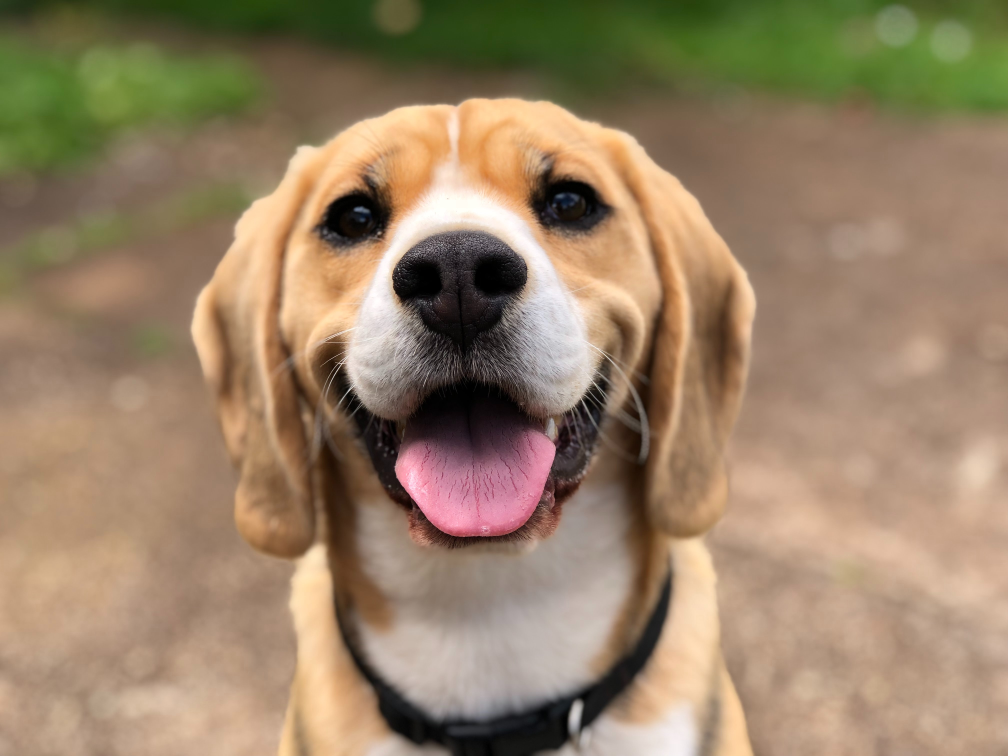
#> input picture sim_data/images/dog.jpeg, 4032 x 3024 px (shown at 1/4 size)
$ jupyter execute introCV.ipynb
#> lines starting #> are read from the running program, lines starting #| are printed output that depends on the picture
[cell 1]
import cv2
import numpy as np
import matplotlib.pyplot as plt

# 載入影像

影像也是資料的一種。

`cv2.imread`就可以將影像資料轉換成我們熟悉的資料型別 - Numpy array

[cell 2]
# 載入影像
image = cv2.imread("sim_data/images/dog.jpeg")
#> image is the input picture: shape (3024, 4032, 3); mean B, G, R 103, 130, 152.1

# 顯示影像
plt.imshow(image, cmap="gray"), plt.axis("off")
plt.show()

[cell 3]
# 載入影像成灰階影像
image = cv2.imread("sim_data/images/dog.jpeg", cv2.IMREAD_GRAYSCALE)
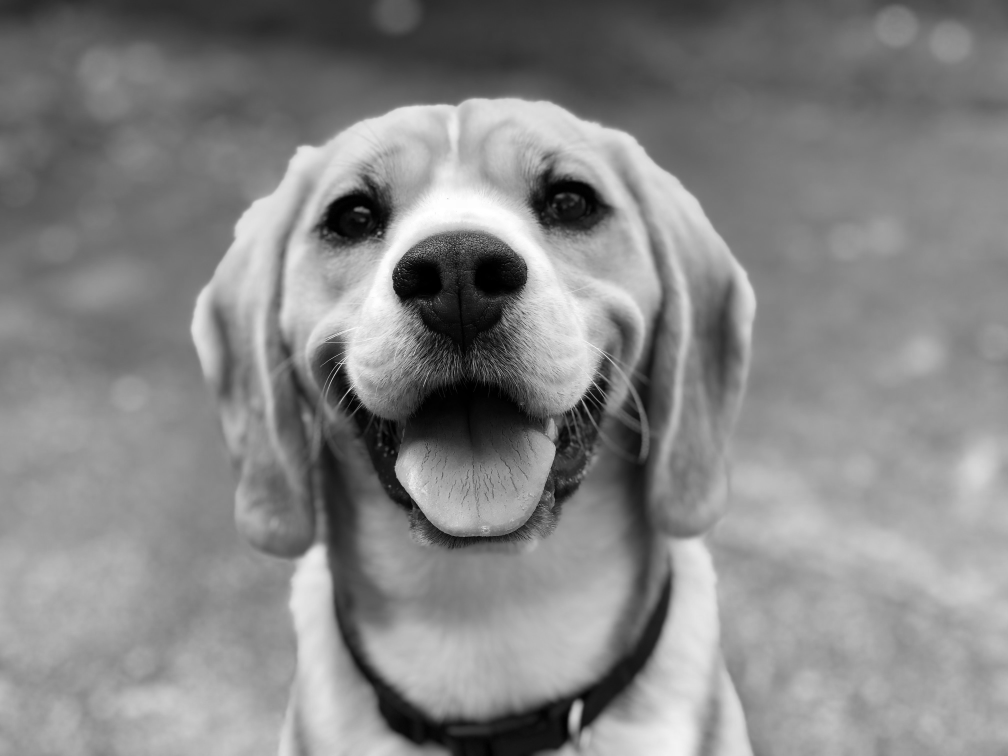
#> image: shape (3024, 4032) (shown at 1/4 size); min 0, max 255, mean 133.6

# 顯示影像
plt.imshow(image, cmap="gray"), plt.axis("off")
plt.show()

[cell 4]
type(image)

影像矩陣中的每一元素都分別對應到影像上的每一個像素（pixels）

[cell 5]
# 影像矩陣
image

此影像的解析度是 3600 * 2270，所以該矩陣的尺寸/維度也會是這樣

[cell 6]
# 顯示該影像的矩陣維度
image.shape
#> Out = (3024, 4032)

那矩陣中每一個元素所代表的是什麼？

就灰階影像而言，每一個元素的值，就是對應像素的亮度（intensity）。

亮度值能從黑（0）到白（255）。

[cell 7]
# slicing the very first element in array
image[0, 0]
#> Out = 51

假設讀入的影像是彩色的，在它所構成的矩陣中，每一個元素包含有三個值，分別對應藍、綠和紅（BGR）的值。

[cell 8]
# 以彩色方式載入影像
image_bgr = cv2.imread("sim_data/images/dog.jpeg", cv2.IMREAD_COLOR)

# 顯示影像
plt.imshow(image_bgr), plt.axis("off")

[cell 9]
# slicing the very first element in array
image_bgr[0, 0]
#> Out = [30, 59, 43]

注意：`OpenCV`預設使用`BGR`，但許多影像軟體則使用紅、綠和藍（`RBG`）。

所以想在 matplotlib 中正確顯示 openCV 的彩色影像，需要先將顏色轉成 RGB。

[cell 10]
# 轉成 RGB
image_rgb = cv2.cvtColor(image_bgr, cv2.COLOR_BGR2RGB)

# 顯示影像
plt.imshow(image_rgb), plt.axis("off")
plt.show()

# 儲存影像

需要注意的地方：`imwrite`會覆寫現有的檔案，而且不會有任何的提示/要求確認。

[cell 11]
image = cv2.imread("sim_data/images/dog.jpeg", cv2.IMREAD_GRAYSCALE)

# saving the image
cv2.imwrite("sim_data/images/dog_new.jpeg", image)
#> Out = True

# 影像大小的調整

[cell 12]
image = cv2.imread("sim_data/images/dog.jpeg", cv2.IMREAD_GRAYSCALE)

# turn image into 50 * 50 pixels
image_50x50 = cv2.resize(image, (100, 100))
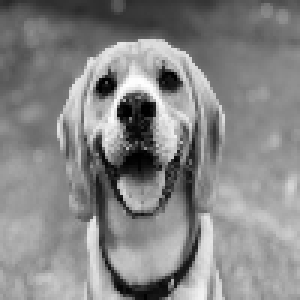
#> image_50x50: shape (100, 100) (shown 3 times larger); min 0, max 255, mean 133.6

# check on image
plt.imshow(image_50x50, cmap="gray"), plt.axis("off")
plt.show()

$ run again, with sim_data/images/plane_256x256.jpg copied over sim_data/images/dog.jpeg
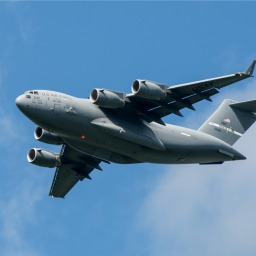
#> input picture sim_data/images/plane_256x256.jpg, 256 x 256 px
#> image is the input picture: shape (256, 256, 3); mean B, G, R 169, 133.1, 90.5
#> `image = cv2.imread("sim_data/images/dog.jpeg", cv2.IMREAD_GRAYSCALE)`:
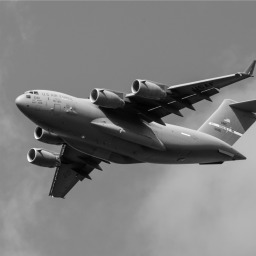
#> image: shape (256, 256); min 0, max 252, mean 124.4
#> `image[0, 0]`: Out = 152
#> `image_bgr[0, 0]`: Out = [212, 163, 107]
#> `cv2.imwrite("sim_data/images/dog_new.jpeg", image)`: Out = True
#> `image_50x50 = cv2.resize(image, (100, 100))`:
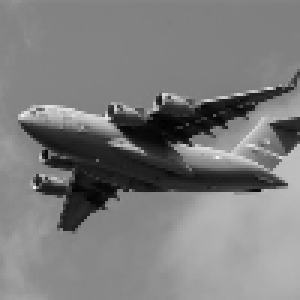
#> image_50x50: shape (100, 100) (shown 3 times larger); min 1, max 240, mean 124.3

$ run again, with sim_data/images/plane_new.jpg copied over sim_data/images/dog.jpeg
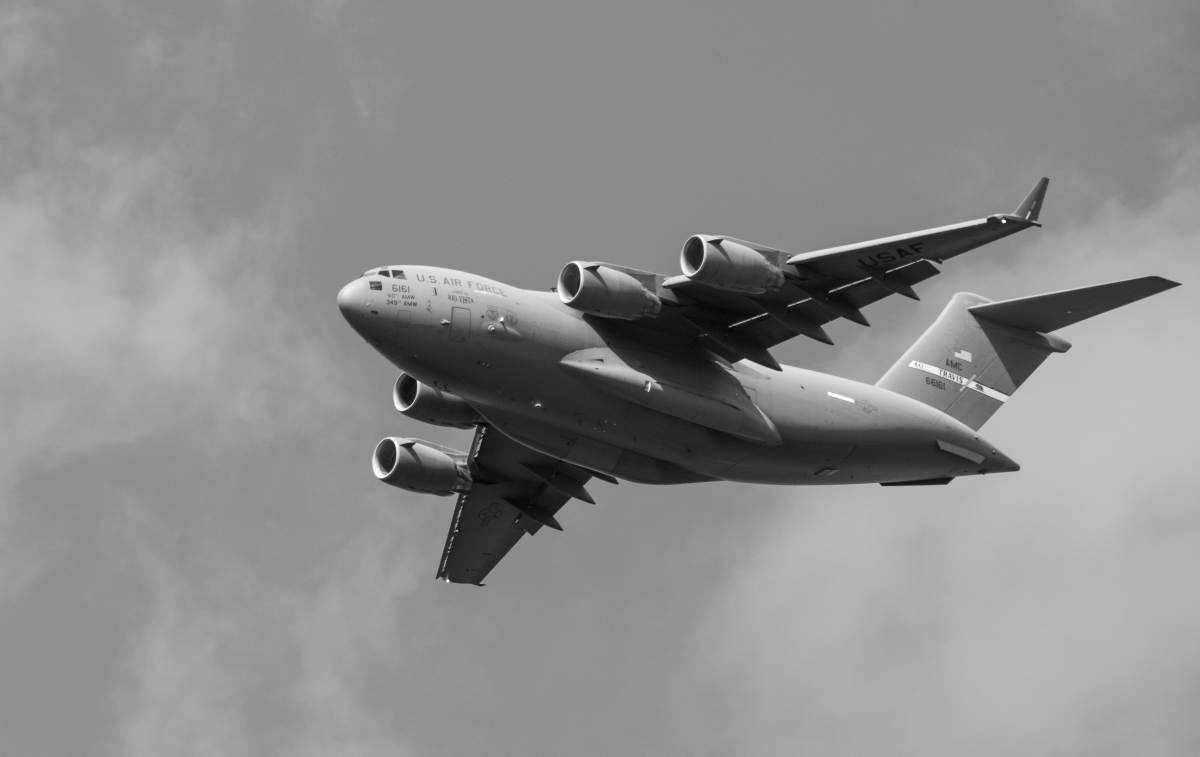
#> input picture sim_data/images/plane_new.jpg, 3600 x 2270 px (shown at 1/3 size)
#> image is the input picture: shape (2270, 3600, 3); min 0, max 255, mean 140.7
#> image: shape (2270, 3600)
#> `image[0, 0]`: Out = 140
#> `image_bgr[0, 0]`: Out = [140, 140, 140]
#> `cv2.imwrite("sim_data/images/dog_new.jpeg", image)`: Out = True
#> `image_50x50 = cv2.resize(image, (100, 100))`:
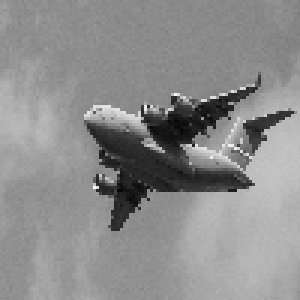
#> image_50x50: shape (100, 100) (shown 3 times larger); min 7, max 252, mean 140.6
